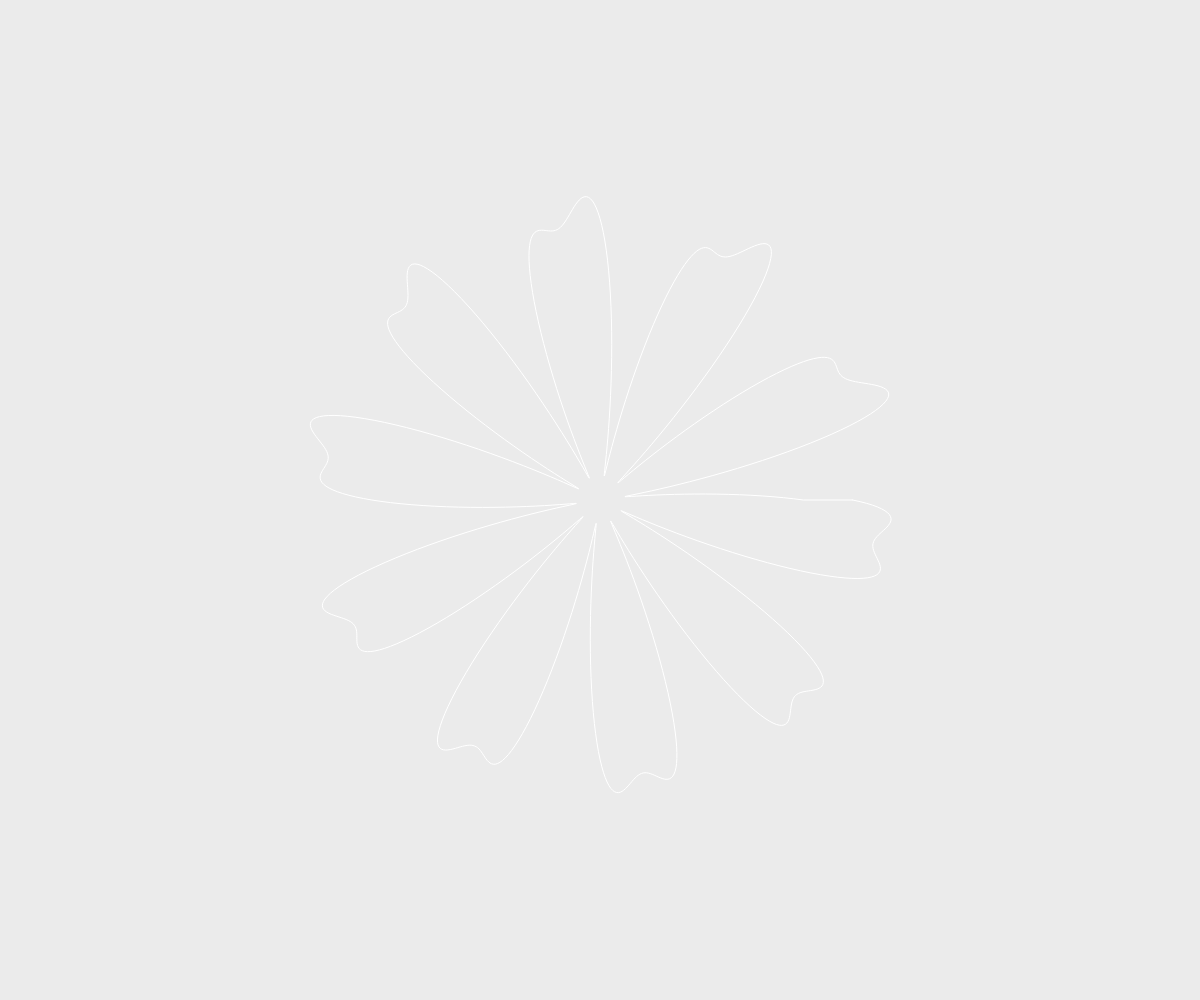
Frame 1 (no input)
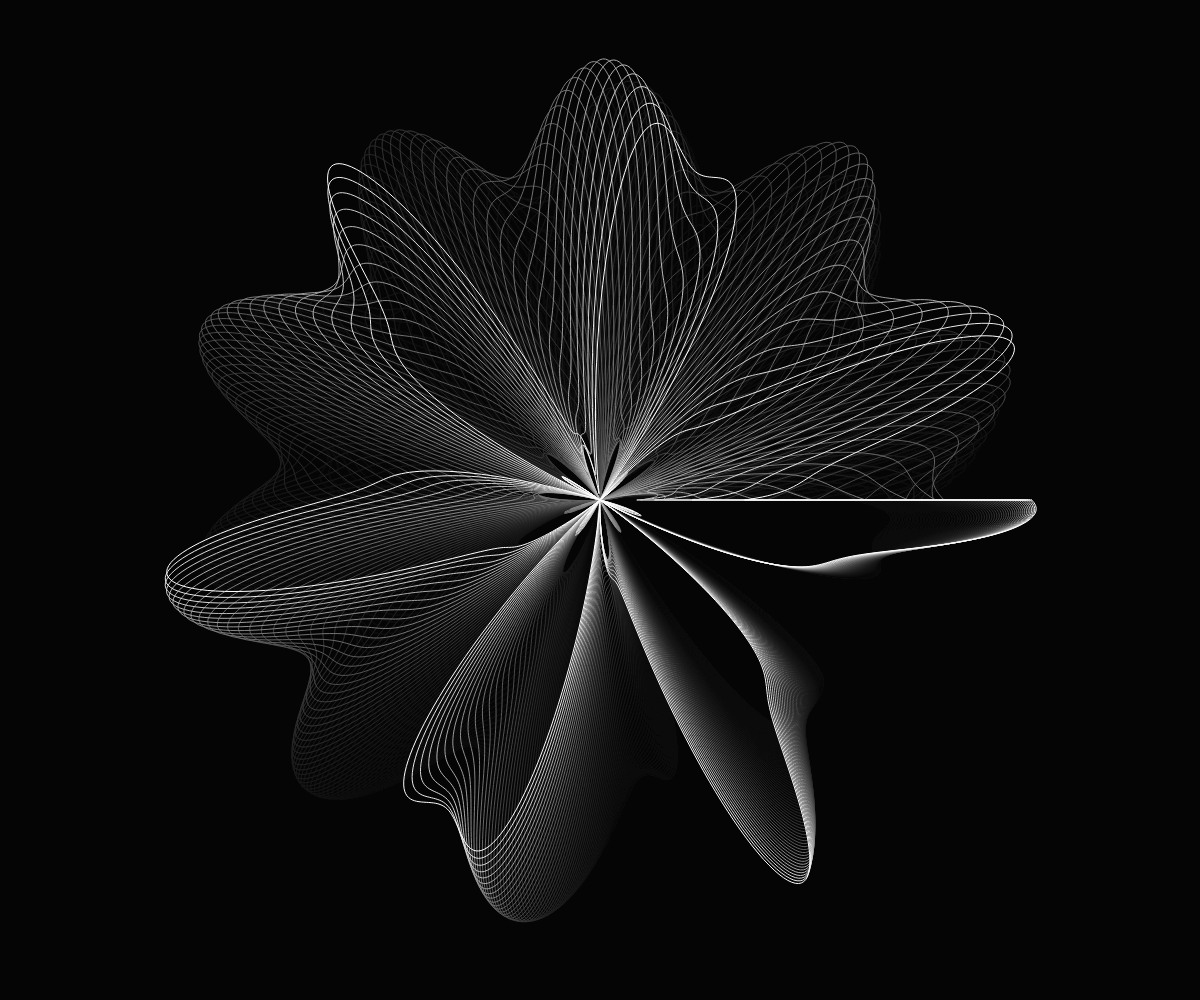
Frame 60 (no input)
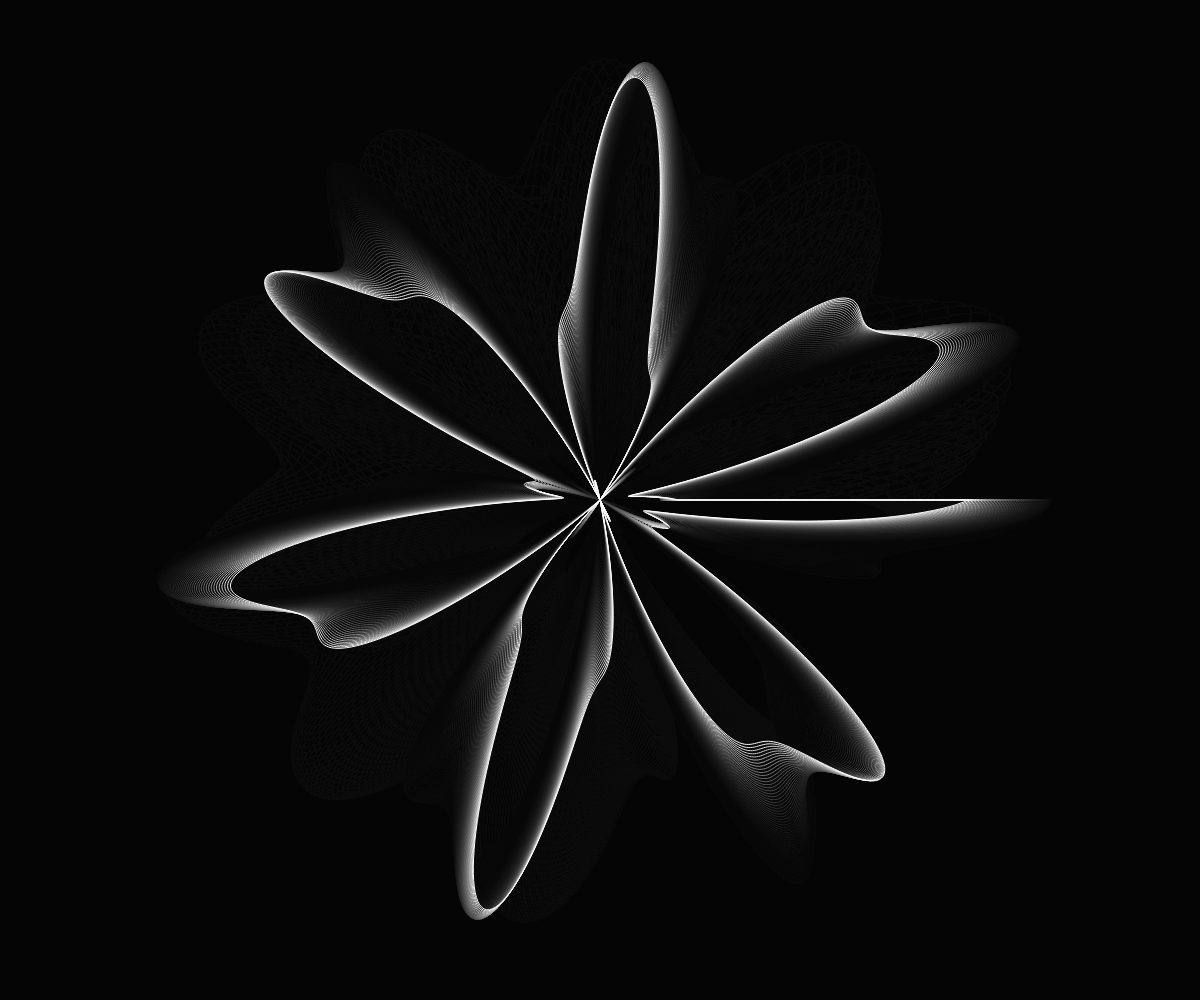
Frame 120 (the mouse pressed at the canvas centre since frame 60)

The p5.js sketch that drew these frames (run headless with seeded random() and noise() and a simulated clock; from frame 60 on, the mouse is pressed at the canvas centre):

// p5.js sketch
// ── sketch.js
let p = 0;
let s = 0;
let points = 1000;
let freq1 = 10;
let freq2 = 20;

function setup() {
  createCanvas(windowWidth, windowHeight);
  noFill();
  stroke(255);
}

function draw() {
  background(0, 20);
  translate(width / 2, height / 2);

  p += 0.02;
  freq1 += (mouseX - width / 2) * 0.0001;
  freq2 += (mouseY - height / 2) * 0.0001;
  s = map(sin(p), -1, 1, 50, 200);

  beginShape();
  for (let i = 0; i <= points; i++) {
    let theta = map(i, 0, points, 0, TWO_PI);
    let r = 200 + sin(theta * freq1 + p) * s + cos(theta * freq2) * 50;
    let x = r * cos(theta);
    let y = r * sin(theta);
    vertex(x, y);
  }
  endShape(CLOSE);
}
